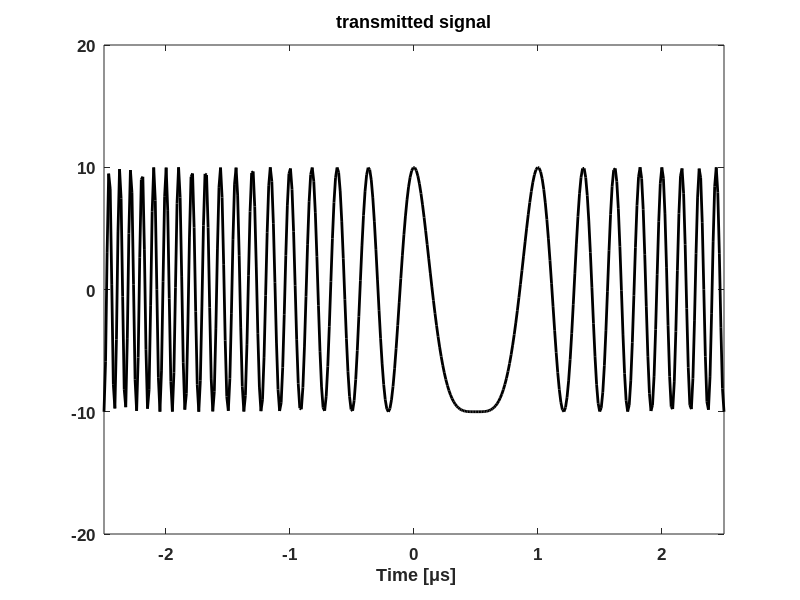
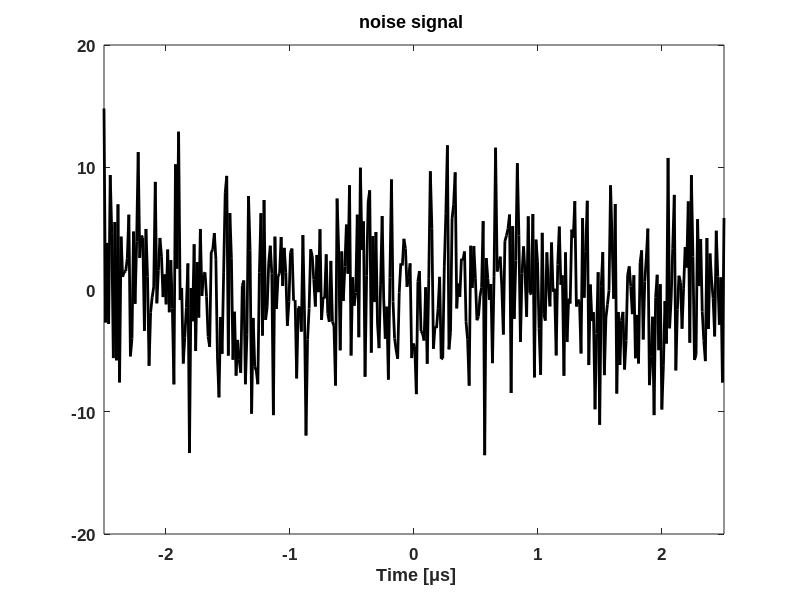
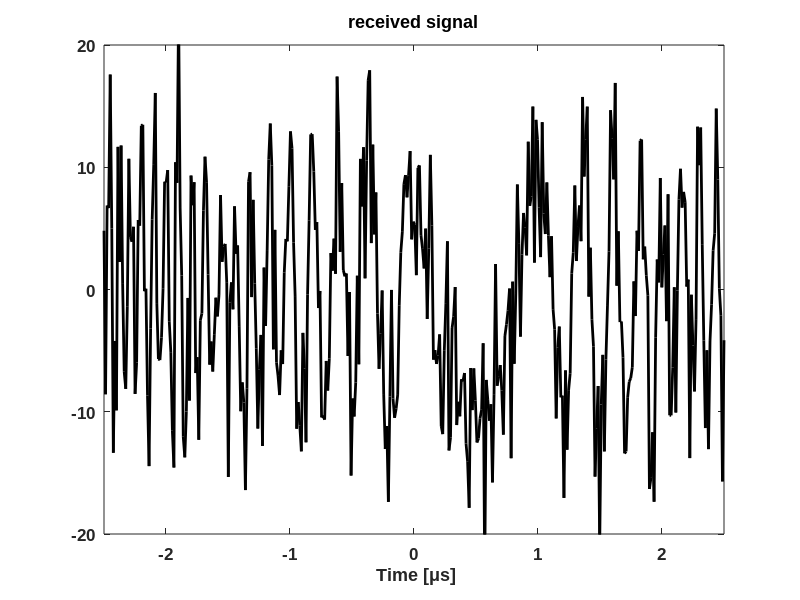
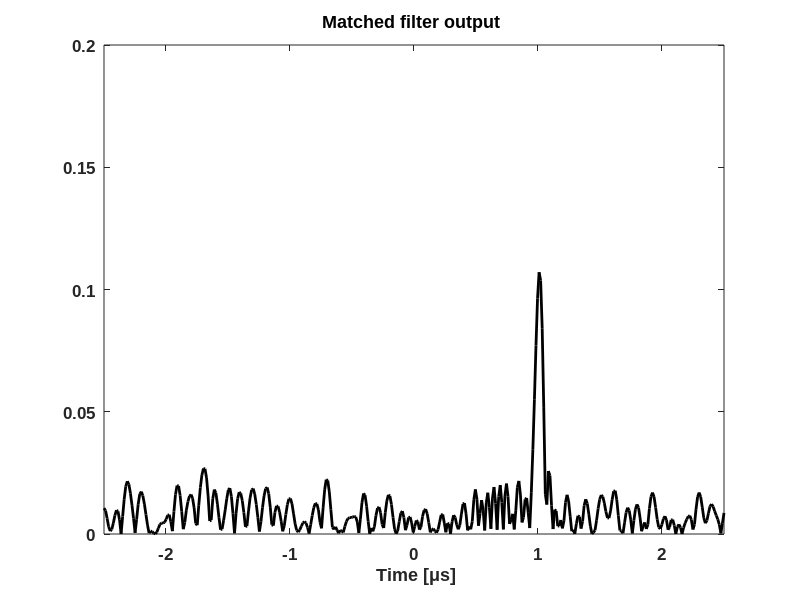

MATLAB code to generate these figures, in order:
%----------------------------------------------------------------
% This code can be used to generate Figure 3-14
%----------------------------------------------------------------
clear all
close all

%--- transmitted signal ------------------------------------
fc = 8e8; % initial frequency 
BWf = 10e6; % frequency bandwidth
To = 5e-6; %pulse duration
Beta = BWf/To; 
N = 400; %sample points
td = 1e-6; % delay 

t = -To/2:To/(N-1):To/2; %time vector
tt = t*1e6; %time vector in micro seconds
f  =fc:BWf/(N-1):(fc+BWf);% frequency vector 

s = 10*cos(2*pi*(fc*(t-td)+Beta*((t-td).^2)));% transmitted signal
sr = 10*cos(2*pi*(fc*t+Beta*(t.^2)));% replica

%---Figure 3.14(a)------------------------------------------------
h=figure;plot(tt,s, 'k','LineWidth',2)
set(gca,'FontName', 'Arial', 'FontSize',12,'FontWeight', 'Bold'); 
title('transmitted signal');
xlabel(' Time [\mus]')
axis([min(tt) max(tt) -20 20 ]);
%saveas(h,'MF_1.png','png');

%---Figure 3.14(b)------------------------------------------------
%--- Noise Signal -----------------------------------------------
n=5*randn(1,N);
% Plot noise signal 
h=figure;plot(tt,n, 'k','LineWidth',2)
set(gca,'FontName', 'Arial', 'FontSize',12,'FontWeight', 'Bold'); 
xlabel(' Time [\mus]'),title('noise signal '); 
axis([min(tt) max(tt) -20 20 ]);          
%saveas(h,'MF_2.png','png');

%---Figure 3.14(c)------------------------------------------------
%--- Received Signal --------------------------------------------
x=s+n;                
% Plot received signal 
h=figure;plot(tt,x, 'k','LineWidth',2)
set(gca,'FontName', 'Arial', 'FontSize',12,'FontWeight', 'Bold');
xlabel(' Time [\mus]'),title('received signal'); 
axis([min(tt) max(tt) -20 20 ]);
%saveas(h,'MF_3.png','png');

%---Figure 3.14(d)------------------------------------------------
%--- Matched Filtering ------------------------------------------
X=fft(x)/N; 
S = conj(fft(sr)/N);  
H=S;  
Y=X.*H; 
y=fftshift(ifft(Y)); 
%----Plot matched filter output---------------------------------- 
h=figure;plot(tt,abs(y), 'k','LineWidth',2)
set(gca,'FontName', 'Arial', 'FontSize',12,'FontWeight', 'Bold');
xlabel(' Time [\mus]')
axis([min(tt) max(tt) 0 .2]);title('Matched filter output ');
%saveas(h,'MF_4.png','png');
